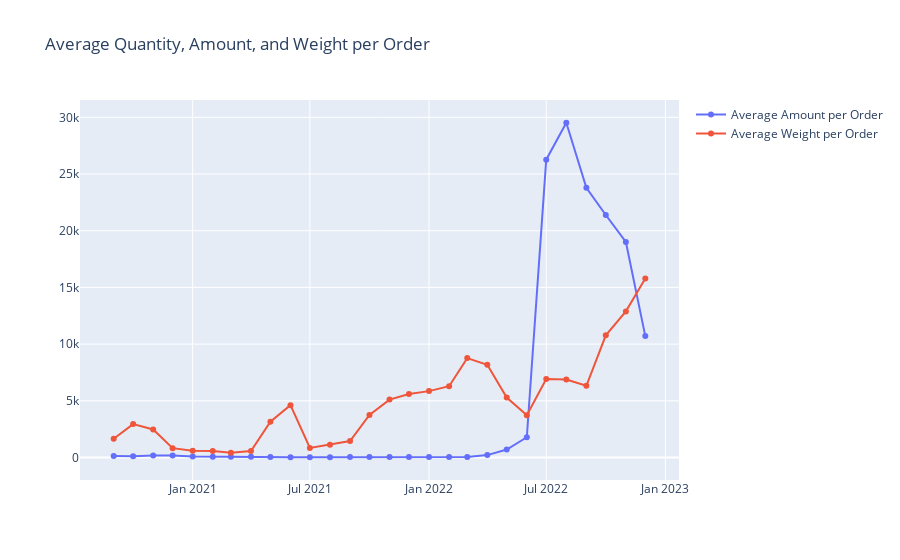

Notebook code cell kept with this figure:
### Code cell
fig = go.Figure()
fig.add_trace(go.Scatter(x=df_revenue['month_year'], y=df_revenue['avg_amount_per_order'], mode='lines+markers', name='Average Amount per Order'))
fig.add_trace(go.Scatter(x=df_revenue['month_year'], y=df_revenue['avg_weight_per_order'], mode='lines+markers', name='Average Weight per Order'))
fig.update_layout(title='Average Quantity, Amount, and Weight per Order')
fig.show()

### Figure 1 — Plotly figure (JSON) as saved in the notebook; plotly's stock layout.template omitted (floating-point values rounded to 4 significant figures)
{"data": [{"mode": "lines+markers", "name": "Average Amount per Order", "type": "scatter", "x": ["2020-09", "2020-10", "2020-11", "2020-12", "2021-01", "2021-02", "2021-03", "2021-04", "2021-05", "2021-06", "2021-07", "2021-08", "2021-09", "2021-10", "2021-11", "2021-12", "2022-01", "2022-02", "2022-03", "2022-04", "2022-05", "2022-06", "2022-07", "2022-08", "2022-09", "2022-10", "2022-11", "2022-12"], "y": [127.9, 103.8, 163.2, 178.0, 82.67, 59.61, 66.31, 66.46, 39.43, 26.44, 19.63, 23.13, 38.9, 48.66, 42.25, 40.86, 40.36, 37.13, 34.57, 209.0, 698.5, 1780.0, 26270.0, 29520.0, 23790.0, 21390.0, 19010.0, 10700.0]}, {"mode": "lines+markers", "name": "Average Weight per Order", "type": "scatter", "x": ["2020-09", "2020-10", "2020-11", "2020-12", "2021-01", "2021-02", "2021-03", "2021-04", "2021-05", "2021-06", "2021-07", "2021-08", "2021-09", "2021-10", "2021-11", "2021-12", "2022-01", "2022-02", "2022-03", "2022-04", "2022-05", "2022-06", "2022-07", "2022-08", "2022-09", "2022-10", "2022-11", "2022-12"], "y": [1658.0, 2944.0, 2471.0, 824.0, 594.4, 563.3, 409.8, 575.2, 3154.0, 4610.0, 843.6, 1112.0, 1443.0, 3746.0, 5104.0, 5592.0, 5852.0, 6284.0, 8764.0, 8174.0, 5281.0, 3721.0, 6920.0, 6879.0, 6322.0, 10780.0, 12890.0, 15790.0]}], "layout": {"title": {"text": "Average Quantity, Amount, and Weight per Order"}}}
